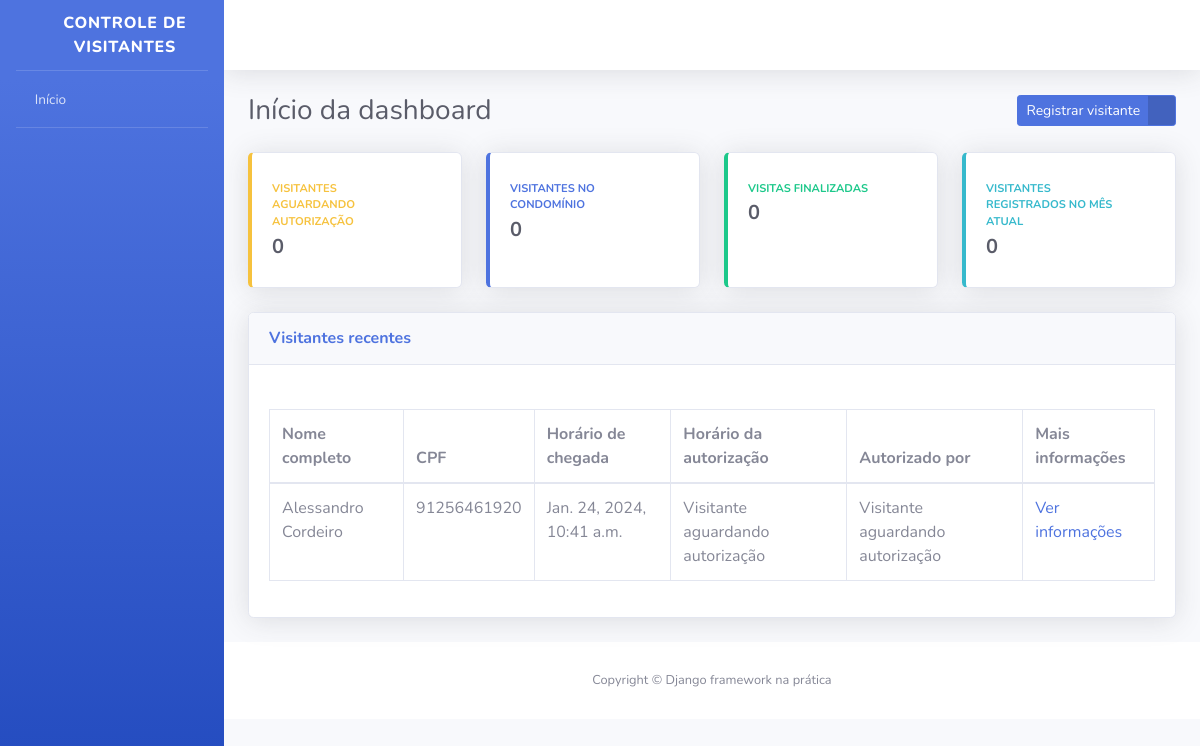
The app's page /, older data.
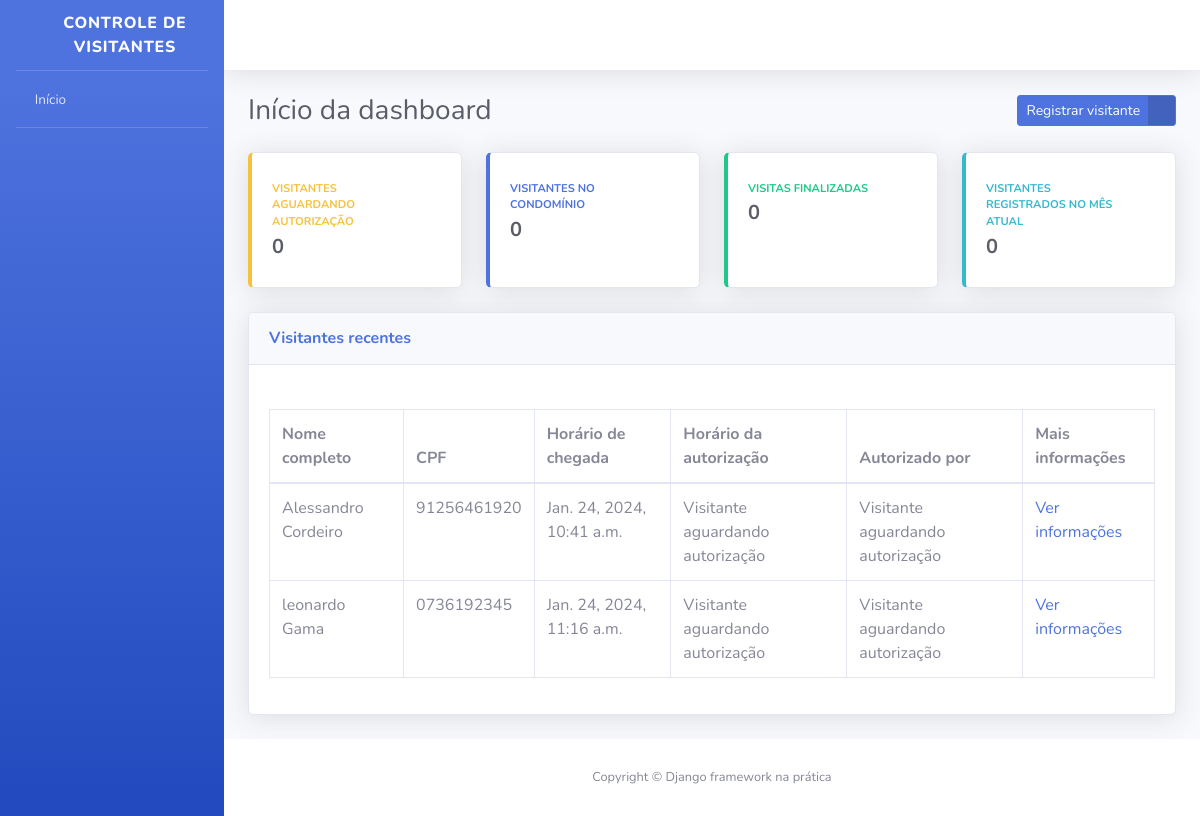
The same page, newer data.
### visitantes/models.py (models this page shows, shortened)
class Visitante(models.Model):
    STATUS_VISITANTE = [
        ("AGUARDANDO", "Aguardando autorização"),
        ("EM_VISITA", "Em visita"),
        ("FINALIZADO", "Visita finalizada")
    ]
    status = models.CharField(
        verbose_name = "Status",
        max_length = 10,
        choices = STATUS_VISITANTE,
        default = "AGUARDANDO"
    )
    nome_completo = models.CharField(
    verbose_name = "Nome completo",
    max_length = 194
    )
    cpf = models.CharField(
        verbose_name = "CPF",
        max_length = 11
    )
    data_nascimento = models.DateField( verbose_name = "Data de nascimento", auto_now=False, auto_now_add=False)
    numero_casa = models.PositiveBigIntegerField(
        verbose_name = "Número da casa a ser visitada",
    )
    placa_veiculo = models.CharField(
        verbose_name = "Placa de veículo",
        max_length = 7,
        blank = True,
        null = True
    )
    horario_chegada = models.DateTimeField(
        verbose_name = "Horário de chegada na portaria",
        auto_now_add = True
    )
    horario_saida = models.DateTimeField(
        verbose_name = "Horário de saída do condomínio",
        auto_now = False,
        blank = True,
        null = True
    )
    horario_autorizacao = models.DateTimeField(
        verbose_name = "Horário de autorirazão de entrada",
        auto_now = False,
        blank = True,
        null = True
    )
    morador_responsavel = models.CharField(
        verbose_name = "Nome do morador responsável por autorizar a entrada do visitante",
        max_length = 194,
        blank = True
    )
    registrado_por = models.ForeignKey(
        "porteiros.Porteiro",
        verbose_name = "Porteiro responsável pelo registro",
        on_delete = models.PROTECT
    )
    def get_horario_autorizacao(self):
        if self.horario_autorizacao:
            return self.horario_autorizacao
        return "Visitante aguardando autorização"
    def get_morador_responsavel(self):
        if self.morador_responsavel:
            return self.morador_responsavel
        return "Visitante aguardando autorização"
    class Meta:
        verbose_name = "Visitante"
        verbose_name_plural = "Visitantes"
        db_table = "visitante"

### usuarios/views.py (the view)
def index(request):
    todos_visitantes = Visitante.objects.all
    context = {
        "nome_pagina": "Início da dashboard",
        "todos_visitantes": todos_visitantes,
    }
    return render(request, "index.html", context)

### templates/index.html (shortened to what the changed rows need)
{% extends "base.html" %}
{% block conteudo %}
<div class="container-fluid">
    <div class="d-sm-flex align-items-center justify-content-between mb-4">
        <h1 class="h3 mb-0 text-gray-800">{{ nome_pagina }}</h1>
    </div>
    <div class="card shadow mb-4">
        <div class="card-body">
            <div class="table-responsive">
                <table class="table table-bordered">
                    <thead>
                        <th>Nome completo</th>
                        <th>CPF</th>
                        <th>Horário de chegada</th>
                        <th>Horário da autorização</th>
                        <th>Autorizado por</th>
                        <th>Mais informações</th>
                    </thead>
                    <tbody>
                      {% for visitante in todos_visitantes %}
                        <tr>
                            <td>{{ visitante.nome_completo }}</td>
                            <td>{{ visitante.cpf }}</td>
                            <td>{{ visitante.horario_chegada  }}</td>
                            <td>{{ visitante.get_horario_autorizacao  }}</td>
                            <td>{{ visitante.get_morador_responsavel }}</td>
                            <td>
                                <a href="{% url 'informacoes_visitante' id=visitante.id %}">
                                    Ver informações
                                </a>
                            </td>
                        </tr>
                      {% endfor %}
                    </tbody>
                </table>
            </div>
        </div>
    </div>
</div>
{% endblock conteudo %}

Row changes from the older to the newer data that the page shows:
added Visitante: nome_completo "leonardo Gama", cpf "0736192345", horario_chegada "Jan. 24, 2024, 11:16 a.m.", get_horario_autorizacao "Visitante aguardando autorização", get_morador_responsavel "Visitante aguardando autorização"
